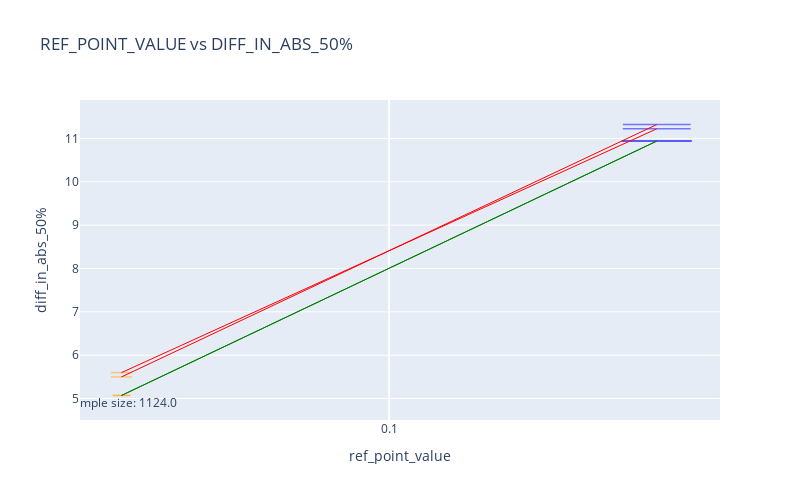

Write notebook code for a chart like this one.
### Code cell
x_var_column_list = ['ref_point_value']

fixed_variable_values_to_use = {'whether_even_out_dist': True
                                # 'max_curv_range': 200,
                                # 'whether_filter_info': True,
}

changeable_variables = []


columns_to_find_unique_combinations_for_color = ['key_for_split']
columns_to_find_unique_combinations_for_line = []

plot_variations_utils.streamline_making_plotly_plot_to_compare_two_sets_of_data(new_overall_median_info, 
                                                            fixed_variable_values_to_use,
                                                            changeable_variables,
                                                            x_var_column_list,
                                                            y_var_column='diff_in_abs_50%',
                                                            # var_to_determine_x_offset_direction=None,
                                                            var_to_determine_x_offset_direction='test_or_control',
                                                            columns_to_find_unique_combinations_for_color=columns_to_find_unique_combinations_for_color,
                                                            columns_to_find_unique_combinations_for_line=columns_to_find_unique_combinations_for_line)

### Figure 1 — Plotly figure (JSON) as saved in the notebook; plotly's stock layout.template omitted (floating-point values rounded to 4 significant figures)
{"data": [{"customdata": [["control", 1124, "cluster_seen", "cluster_must_seen_after_stop"], ["control", 1124, "cluster_seen", "flexible"], ["control", 1371, "ff_seen", "ff_must_seen_after_stop"], ["control", 1369, "ff_seen", "flexible"]], "hovertemplate": "%{customdata[0]} <br>diff_in_abs_50%: %{y}<br>sample_size: %{customdata[1]:.2f}<br>key_for_split: %{customdata[2]:.2f}<br>if_test_alt_ff_group_appear_after_stop: %{customdata[3]:.2f}<br><extra></extra>", "line": {"color": "orange", "width": 1.5}, "marker": {"color": "black", "line": {"width": 1.5}, "opacity": 0.5, "size": [12.47, 12.47, 15.21, 15.19], "symbol": "line-ew"}, "mode": "markers", "name": "control", "showlegend": false, "type": "scatter", "x": [-0.1, -0.1, -0.1, -0.1], "y": [5.07, 5.07, 5.498, 5.598]}, {"customdata": [["test", 4506, "cluster_seen", "cluster_must_seen_after_stop"], ["test", 4506, "cluster_seen", "flexible"], ["test", 4362, "ff_seen", "ff_must_seen_after_stop"], ["test", 4373, "ff_seen", "flexible"]], "hovertemplate": "%{customdata[0]} <br>diff_in_abs_50%: %{y}<br>sample_size: %{customdata[1]:.2f}<br>key_for_split: %{customdata[2]:.2f}<br>if_test_alt_ff_group_appear_after_stop: %{customdata[3]:.2f}<br><extra></extra>", "line": {"color": "blue", "width": 1.5}, "marker": {"color": "black", "line": {"width": 1.5}, "opacity": 0.5, "size": [50.0, 50.0, 48.4, 48.52], "symbol": "line-ew"}, "mode": "markers", "name": "test", "showlegend": false, "type": "scatter", "x": [0.1, 0.1, 0.1, 0.1], "y": [10.94, 10.94, 11.32, 11.22]}, {"customdata": [["control", 1124, "cluster_seen", "cluster_must_seen_after_stop"], ["test", 4506, "cluster_seen", "cluster_must_seen_after_stop"]], "hovertemplate": "%{customdata[0]} <br>diff_in_abs_50%: %{y}<br>sample_size: %{customdata[1]:.2f}<br>key_for_split: %{customdata[2]:.2f}<br>if_test_alt_ff_group_appear_after_stop: %{customdata[3]:.2f}<br><extra></extra>", "legendgroup": "green", "line": {"color": "green", "dash": "solid", "width": 1}, "marker": {"color": "green", "opacity": 0.5, "size": 10, "symbol": "line-ew"}, "mode": "markers+lines", "name": "cluster_seen", "showlegend": false, "type": "scatter", "x": [-0.1, 0.1], "y": [5.07, 10.94]}, {"customdata": [["control", 1124, "cluster_seen", "flexible"], ["test", 4506, "cluster_seen", "flexible"]], "hovertemplate": "%{customdata[0]} <br>diff_in_abs_50%: %{y}<br>sample_size: %{customdata[1]:.2f}<br>key_for_split: %{customdata[2]:.2f}<br>if_test_alt_ff_group_appear_after_stop: %{customdata[3]:.2f}<br><extra></extra>", "legendgroup": "green", "line": {"color": "green", "dash": "solid", "width": 1}, "marker": {"color": "green", "opacity": 0.5, "size": 10, "symbol": "line-ew"}, "mode": "markers+lines", "name": "cluster_seen", "showlegend": false, "type": "scatter", "x": [-0.1, 0.1], "y": [5.07, 10.94]}, {"customdata": [["control", 1371, "ff_seen", "ff_must_seen_after_stop"], ["test", 4362, "ff_seen", "ff_must_seen_after_stop"]], "hovertemplate": "%{customdata[0]} <br>diff_in_abs_50%: %{y}<br>sample_size: %{customdata[1]:.2f}<br>key_for_split: %{customdata[2]:.2f}<br>if_test_alt_ff_group_appear_after_stop: %{customdata[3]:.2f}<br><extra></extra>", "legendgroup": "red", "line": {"color": "red", "dash": "solid", "width": 1}, "marker": {"color": "red", "opacity": 0.5, "size": 10, "symbol": "line-ew"}, "mode": "markers+lines", "name": "ff_seen", "showlegend": false, "type": "scatter", "x": [-0.1, 0.1], "y": [5.498, 11.32]}, {"customdata": [["test", 4373, "ff_seen", "flexible"], ["control", 1369, "ff_seen", "flexible"]], "hovertemplate": "%{customdata[0]} <br>diff_in_abs_50%: %{y}<br>sample_size: %{customdata[1]:.2f}<br>key_for_split: %{customdata[2]:.2f}<br>if_test_alt_ff_group_appear_after_stop: %{customdata[3]:.2f}<br><extra></extra>", "legendgroup": "red", "line": {"color": "red", "dash": "solid", "width": 1}, "marker": {"color": "red", "opacity": 0.5, "size": 10, "symbol": "line-ew"}, "mode": "markers+lines", "name": "ff_seen", "showlegend": false, "type": "scatter", "x": [0.1, -0.1], "y": [11.22, 5.598]}, {"legendgroup": "green", "line": {"color": "green", "dash": "solid", "width": 1}, "mode": "lines", "name": "cluster_seen", "showlegend": false, "type": "scatter", "visible": true, "x": [0, 0], "y": [0, 0]}, {"legendgroup": "red", "line": {"color": "red", "dash": "solid", "width": 1}, "mode": "lines", "name": "ff_seen", "showlegend": false, "type": "scatter", "visible": true, "x": [0, 0], "y": [0, 0]}, {"mode": "text", "showlegend": false, "text": ["sample size: 1124.0"], "textposition": "bottom center", "type": "scatter", "x": [-0.1], "y": [5.02]}], "layout": {"height": 500, "title": {"text": "REF_POINT_VALUE vs DIFF_IN_ABS_50%"}, "width": 800, "xaxis": {"ticktext": ["0.1"], "tickvals": [0], "title": {"text": "ref_point_value"}}, "yaxis": {"range": [4.504, 11.89], "title": {"text": "diff_in_abs_50%"}}}}
